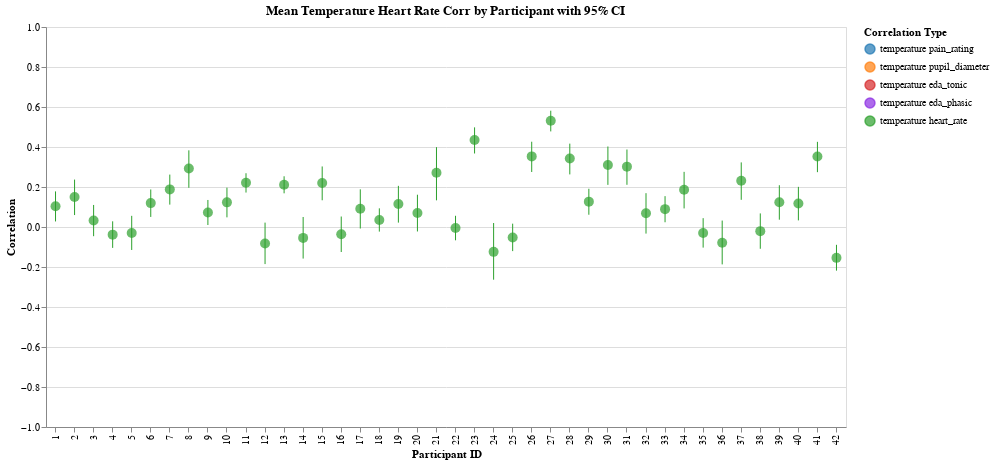

Write notebook code for a chart like this one.
### Markdown cell above
## Temperature / Heartrate

### Code cell
col1, col2 = "temperature", "heart_rate"

corr_by_trial = calculate_correlations_by_trial(df, col1, col2)
corr_by_participant = aggregate_correlations_fisher_z(
    corr_by_trial, col1, col2, "participant_id", include_ci=True
)
plot_correlations_by_trial(corr_by_trial, col1, col2)
heart_rate = plot_correlations_by_participant(
    corr_by_participant, col1, col2, with_config=-False, color_map=COLORS
)
heart_rate

### Figure 1 — Vega-Lite specification as saved in the notebook (floating-point values rounded to 4 significant figures)
{"config": {"view": {"continuousWidth": 300, "continuousHeight": 300}}, "layer": [{"mark": {"type": "rule"}, "encoding": {"color": {"field": "correlation_type", "legend": {"labelExpr": "replace(replace(datum.label, '_corr', ''), '_', ' ')", "title": "Correlation Type"}, "scale": {"domain": ["temperature_pain_rating_corr", "temperature_pupil_diameter_corr", "temperature_eda_tonic_corr", "temperature_eda_phasic_corr", "temperature_heart_rate_corr"], "range": ["#1f77b4", "#ff7f0e", "#d62728", "#8a2be2", "#2ca02c"]}, "type": "nominal"}, "x": {"axis": {"title": "Participant ID"}, "field": "participant_id", "type": "ordinal"}, "y": {"axis": {"title": "Correlation"}, "field": "participant_id_temperature_heart_rate_corr_ci_lower", "scale": {"domain": [-1, 1]}, "type": "quantitative"}, "y2": {"field": "participant_id_temperature_heart_rate_corr_ci_upper"}}, "title": "Mean Temperature Heart Rate Corr by Participant with 95% CI"}, {"mark": {"type": "circle", "size": 100}, "encoding": {"color": {"field": "correlation_type", "legend": {"labelExpr": "replace(replace(datum.label, '_corr', ''), '_', ' ')", "title": "Correlation Type"}, "scale": {"domain": ["temperature_pain_rating_corr", "temperature_pupil_diameter_corr", "temperature_eda_tonic_corr", "temperature_eda_phasic_corr", "temperature_heart_rate_corr"], "range": ["#1f77b4", "#ff7f0e", "#d62728", "#8a2be2", "#2ca02c"]}, "type": "nominal"}, "tooltip": [{"field": "participant_id", "title": "Participant", "type": "nominal"}, {"field": "participant_id_temperature_heart_rate_corr_mean", "format": ".3f", "title": "Mean Correlation", "type": "quantitative"}, {"field": "participant_id_temperature_heart_rate_corr_ci_lower", "format": ".3f", "title": "CI Lower", "type": "quantitative"}, {"field": "participant_id_temperature_heart_rate_corr_ci_upper", "format": ".3f", "title": "CI Upper", "type": "quantitative"}], "x": {"axis": {"title": "Participant ID"}, "field": "participant_id", "type": "ordinal"}, "y": {"field": "participant_id_temperature_heart_rate_corr_mean", "type": "quantitative"}}, "title": "Mean Temperature Heart Rate Corr by Participant with 95% CI"}], "data": {"name": "data-fe6b6c0e76a43323c8979d2749174ad2"}, "height": 400, "width": 800, "$schema": "https://vega.github.io/schema/vega-lite/v5.20.1.json", "datasets": {"data-fe6b6c0e76a43323c8979d2749174ad2": [{"participant_id": 1, "participant_id_temperature_heart_rate_corr_mean": 0.1035, "participant_id_temperature_heart_rate_corr_ci_lower": 0.02774, "participant_id_temperature_heart_rate_corr_ci_upper": 0.178, "correlation_type": "temperature_heart_rate_corr"}, {"participant_id": 2, "participant_id_temperature_heart_rate_corr_mean": 0.1496, "participant_id_temperature_heart_rate_corr_ci_lower": 0.05974, "participant_id_temperature_heart_rate_corr_ci_upper": 0.2371, "correlation_type": "temperature_heart_rate_corr"}, {"participant_id": 3, "participant_id_temperature_heart_rate_corr_mean": 0.03233, "participant_id_temperature_heart_rate_corr_ci_lower": -0.04596, "participant_id_temperature_heart_rate_corr_ci_upper": 0.1102, "correlation_type": "temperature_heart_rate_corr"}, {"participant_id": 4, "participant_id_temperature_heart_rate_corr_mean": -0.03817, "participant_id_temperature_heart_rate_corr_ci_lower": -0.1044, "participant_id_temperature_heart_rate_corr_ci_upper": 0.02838, "correlation_type": "temperature_heart_rate_corr"}, {"participant_id": 5, "participant_id_temperature_heart_rate_corr_mean": -0.02975, "participant_id_temperature_heart_rate_corr_ci_lower": -0.1148, "participant_id_temperature_heart_rate_corr_ci_upper": 0.05579, "correlation_type": "temperature_heart_rate_corr"}, {"participant_id": 6, "participant_id_temperature_heart_rate_corr_mean": 0.1195, "participant_id_temperature_heart_rate_corr_ci_lower": 0.05032, "participant_id_temperature_heart_rate_corr_ci_upper": 0.1876, "correlation_type": "temperature_heart_rate_corr"}, {"participant_id": 7, "participant_id_temperature_heart_rate_corr_mean": 0.1881, "participant_id_temperature_heart_rate_corr_ci_lower": 0.1119, "participant_id_temperature_heart_rate_corr_ci_upper": 0.2621, "correlation_type": "temperature_heart_rate_corr"}, {"participant_id": 8, "participant_id_temperature_heart_rate_corr_mean": 0.2925, "participant_id_temperature_heart_rate_corr_ci_lower": 0.196, "participant_id_temperature_heart_rate_corr_ci_upper": 0.3833, "correlation_type": "temperature_heart_rate_corr"}, {"participant_id": 9, "participant_id_temperature_heart_rate_corr_mean": 0.07282, "participant_id_temperature_heart_rate_corr_ci_lower": 0.00995, "participant_id_temperature_heart_rate_corr_ci_upper": 0.1351, "correlation_type": "temperature_heart_rate_corr"}, {"participant_id": 10, "participant_id_temperature_heart_rate_corr_mean": 0.1232, "participant_id_temperature_heart_rate_corr_ci_lower": 0.04826, "participant_id_temperature_heart_rate_corr_ci_upper": 0.1967, "correlation_type": "temperature_heart_rate_corr"}, {"participant_id": 11, "participant_id_temperature_heart_rate_corr_mean": 0.2211, "participant_id_temperature_heart_rate_corr_ci_lower": 0.1722, "participant_id_temperature_heart_rate_corr_ci_upper": 0.2688, "correlation_type": "temperature_heart_rate_corr"}, {"participant_id": 12, "participant_id_temperature_heart_rate_corr_mean": -0.08263, "participant_id_temperature_heart_rate_corr_ci_lower": -0.1854, "participant_id_temperature_heart_rate_corr_ci_upper": 0.02193, "correlation_type": "temperature_heart_rate_corr"}, {"participant_id": 13, "participant_id_temperature_heart_rate_corr_mean": 0.2114, "participant_id_temperature_heart_rate_corr_ci_lower": 0.1684, "participant_id_temperature_heart_rate_corr_ci_upper": 0.2535, "correlation_type": "temperature_heart_rate_corr"}, {"participant_id": 14, "participant_id_temperature_heart_rate_corr_mean": -0.05447, "participant_id_temperature_heart_rate_corr_ci_lower": -0.1578, "participant_id_temperature_heart_rate_corr_ci_upper": 0.05007, "correlation_type": "temperature_heart_rate_corr"}, {"participant_id": 15, "participant_id_temperature_heart_rate_corr_mean": 0.2198, "participant_id_temperature_heart_rate_corr_ci_lower": 0.1337, "participant_id_temperature_heart_rate_corr_ci_upper": 0.3027, "correlation_type": "temperature_heart_rate_corr"}, {"participant_id": 16, "participant_id_temperature_heart_rate_corr_mean": -0.0366, "participant_id_temperature_heart_rate_corr_ci_lower": -0.125, "participant_id_temperature_heart_rate_corr_ci_upper": 0.05242, "correlation_type": "temperature_heart_rate_corr"}, {"participant_id": 17, "participant_id_temperature_heart_rate_corr_mean": 0.09123, "participant_id_temperature_heart_rate_corr_ci_lower": -0.007612, "participant_id_temperature_heart_rate_corr_ci_upper": 0.1883, "correlation_type": "temperature_heart_rate_corr"}, {"participant_id": 18, "participant_id_temperature_heart_rate_corr_mean": 0.03527, "participant_id_temperature_heart_rate_corr_ci_lower": -0.02301, "participant_id_temperature_heart_rate_corr_ci_upper": 0.09332, "correlation_type": "temperature_heart_rate_corr"}, {"participant_id": 19, "participant_id_temperature_heart_rate_corr_mean": 0.1148, "participant_id_temperature_heart_rate_corr_ci_lower": 0.02193, "participant_id_temperature_heart_rate_corr_ci_upper": 0.2057, "correlation_type": "temperature_heart_rate_corr"}, {"participant_id": 20, "participant_id_temperature_heart_rate_corr_mean": 0.0701, "participant_id_temperature_heart_rate_corr_ci_lower": -0.02239, "participant_id_temperature_heart_rate_corr_ci_upper": 0.1614, "correlation_type": "temperature_heart_rate_corr"}, {"participant_id": 21, "participant_id_temperature_heart_rate_corr_mean": 0.2714, "participant_id_temperature_heart_rate_corr_ci_lower": 0.1333, "participant_id_temperature_heart_rate_corr_ci_upper": 0.3992, "correlation_type": "temperature_heart_rate_corr"}, {"participant_id": 22, "participant_id_temperature_heart_rate_corr_mean": -0.005252, "participant_id_temperature_heart_rate_corr_ci_lower": -0.06651, "participant_id_temperature_heart_rate_corr_ci_upper": 0.05604, "correlation_type": "temperature_heart_rate_corr"}, {"participant_id": 23, "participant_id_temperature_heart_rate_corr_mean": 0.4352, "participant_id_temperature_heart_rate_corr_ci_lower": 0.3676, "participant_id_temperature_heart_rate_corr_ci_upper": 0.4982, "correlation_type": "temperature_heart_rate_corr"}, {"participant_id": 24, "participant_id_temperature_heart_rate_corr_mean": -0.1243, "participant_id_temperature_heart_rate_corr_ci_lower": -0.2635, "participant_id_temperature_heart_rate_corr_ci_upper": 0.01988, "correlation_type": "temperature_heart_rate_corr"}, {"participant_id": 25, "participant_id_temperature_heart_rate_corr_mean": -0.0522, "participant_id_temperature_heart_rate_corr_ci_lower": -0.1206, "participant_id_temperature_heart_rate_corr_ci_upper": 0.0167, "correlation_type": "temperature_heart_rate_corr"}, {"participant_id": 26, "participant_id_temperature_heart_rate_corr_mean": 0.353, "participant_id_temperature_heart_rate_corr_ci_lower": 0.2751, "participant_id_temperature_heart_rate_corr_ci_upper": 0.4263, "correlation_type": "temperature_heart_rate_corr"}, {"participant_id": 27, "participant_id_temperature_heart_rate_corr_mean": 0.5316, "participant_id_temperature_heart_rate_corr_ci_lower": 0.4779, "participant_id_temperature_heart_rate_corr_ci_upper": 0.5814, "correlation_type": "temperature_heart_rate_corr"}, {"participant_id": 28, "participant_id_temperature_heart_rate_corr_mean": 0.3422, "participant_id_temperature_heart_rate_corr_ci_lower": 0.2629, "participant_id_temperature_heart_rate_corr_ci_upper": 0.4169, "correlation_type": "temperature_heart_rate_corr"}, {"participant_id": 29, "participant_id_temperature_heart_rate_corr_mean": 0.1268, "participant_id_temperature_heart_rate_corr_ci_lower": 0.06132, "participant_id_temperature_heart_rate_corr_ci_upper": 0.1911, "correlation_type": "temperature_heart_rate_corr"}, {"participant_id": 30, "participant_id_temperature_heart_rate_corr_mean": 0.3097, "participant_id_temperature_heart_rate_corr_ci_lower": 0.2106, "participant_id_temperature_heart_rate_corr_ci_upper": 0.4026, "correlation_type": "temperature_heart_rate_corr"}, {"participant_id": 31, "participant_id_temperature_heart_rate_corr_mean": 0.3018, "participant_id_temperature_heart_rate_corr_ci_lower": 0.211, "participant_id_temperature_heart_rate_corr_ci_upper": 0.3874, "correlation_type": "temperature_heart_rate_corr"}, {"participant_id": 32, "participant_id_temperature_heart_rate_corr_mean": 0.06876, "participant_id_temperature_heart_rate_corr_ci_lower": -0.03295, "participant_id_temperature_heart_rate_corr_ci_upper": 0.1691, "correlation_type": "temperature_heart_rate_corr"}, {"participant_id": 33, "participant_id_temperature_heart_rate_corr_mean": 0.08936, "participant_id_temperature_heart_rate_corr_ci_lower": 0.02371, "participant_id_temperature_heart_rate_corr_ci_upper": 0.1542, "correlation_type": "temperature_heart_rate_corr"}, {"participant_id": 34, "participant_id_temperature_heart_rate_corr_mean": 0.1859, "participant_id_temperature_heart_rate_corr_ci_lower": 0.09289, "participant_id_temperature_heart_rate_corr_ci_upper": 0.2757, "correlation_type": "temperature_heart_rate_corr"}, {"participant_id": 35, "participant_id_temperature_heart_rate_corr_mean": -0.02958, "participant_id_temperature_heart_rate_corr_ci_lower": -0.103, "participant_id_temperature_heart_rate_corr_ci_upper": 0.04415, "correlation_type": "temperature_heart_rate_corr"}, {"participant_id": 36, "participant_id_temperature_heart_rate_corr_mean": -0.07831, "participant_id_temperature_heart_rate_corr_ci_lower": -0.1869, "participant_id_temperature_heart_rate_corr_ci_upper": 0.03216, "correlation_type": "temperature_heart_rate_corr"}, {"participant_id": 37, "participant_id_temperature_heart_rate_corr_mean": 0.2316, "participant_id_temperature_heart_rate_corr_ci_lower": 0.1359, "participant_id_temperature_heart_rate_corr_ci_upper": 0.323, "correlation_type": "temperature_heart_rate_corr"}, {"participant_id": 38, "participant_id_temperature_heart_rate_corr_mean": -0.02063, "participant_id_temperature_heart_rate_corr_ci_lower": -0.1088, "participant_id_temperature_heart_rate_corr_ci_upper": 0.06791, "correlation_type": "temperature_heart_rate_corr"}, {"participant_id": 39, "participant_id_temperature_heart_rate_corr_mean": 0.1236, "participant_id_temperature_heart_rate_corr_ci_lower": 0.03651, "participant_id_temperature_heart_rate_corr_ci_upper": 0.2089, "correlation_type": "temperature_heart_rate_corr"}, {"participant_id": 40, "participant_id_temperature_heart_rate_corr_mean": 0.1177, "participant_id_temperature_heart_rate_corr_ci_lower": 0.033, "participant_id_temperature_heart_rate_corr_ci_upper": 0.2008, "correlation_type": "temperature_heart_rate_corr"}, {"participant_id": 41, "participant_id_temperature_heart_rate_corr_mean": 0.3523, "participant_id_temperature_heart_rate_corr_ci_lower": 0.2742, "participant_id_temperature_heart_rate_corr_ci_upper": 0.4258, "correlation_type": "temperature_heart_rate_corr"}, {"participant_id": 42, "participant_id_temperature_heart_rate_corr_mean": -0.1543, "participant_id_temperature_heart_rate_corr_ci_lower": -0.2182, "participant_id_temperature_heart_rate_corr_ci_upper": -0.08908, "correlation_type": "temperature_heart_rate_corr"}]}}
